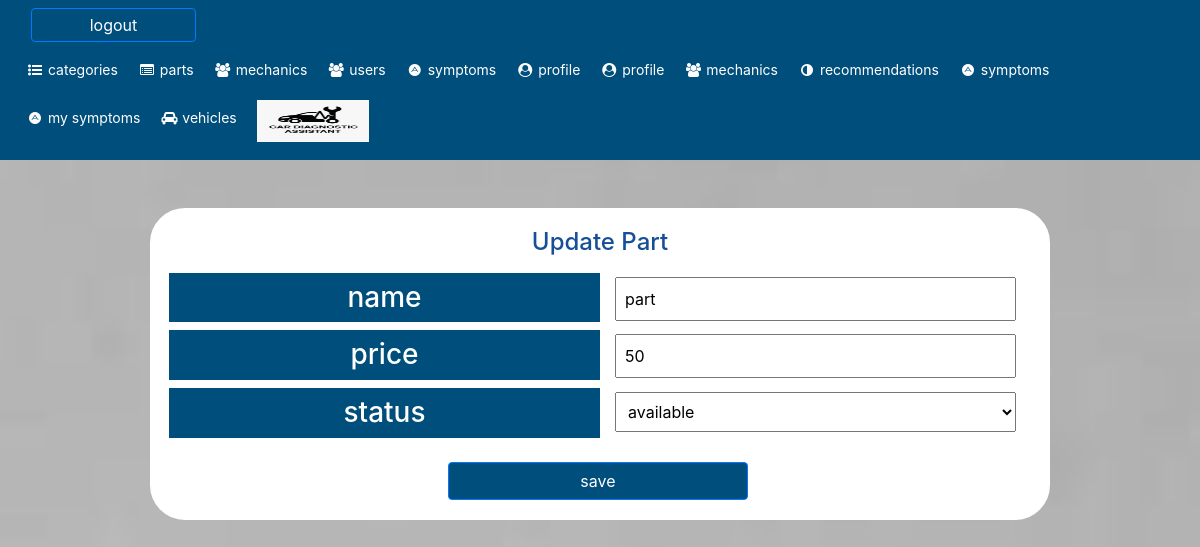
/update_part.php?id=1, run on the app's committed database.
### tables this page shows
CREATE TABLE `parts` (
  `id` int(11) NOT NULL,
  `name` varchar(255) NOT NULL,
  `price` int(11) NOT NULL,
  `availability` int(11) NOT NULL
);

### web/update_part.php (the view, shortened to what this page needs)
<?php
include("conn.php");
$part_id = $_GET['id'];
$sql_part = "SELECT * FROM parts WHERE id = $part_id";
$query_part = mysqli_query($db,$sql_part);
foreach($query_part as $row_part)
{
    $name_ = $row_part['name'];
    $price_ = $row_part['price'];
    $status_ = $row_part['availability'];
}
?>
<html>
<head>
    <link rel="stylesheet" href="https://maxcdn.bootstrapcdn.com/bootstrap/4.5.2/css/bootstrap.min.css">
    <link rel="stylesheet" href="https://cdnjs.cloudflare.com/ajax/libs/font-awesome/4.7.0/css/font-awesome.min.css">
</head>
<body style="background-image: url('images/bg.jpeg');background-size: cover;">
    <div class="form-label-group">
        <?php
        include("header.php");
        ?>
        <div dir="ltr" class="container-fluid w-75 mt-5" style="border-color: #fff;border-style: solid;border-width: 4px;border-radius: 35px;background-color: white;">
            <div class="row justify-content-center mt-3" style="margin: auto">
                <div class="col-6">
                    <h4 style="text-align: center;color:#174f96"> Update Part </h4>
                </div>
            </div>
            <form action="update_part.php?id=<?=$part_id;?>" method="post" enctype="multipart/form-data">
                <div class="row justify-content-center mt-2 mb-2">
                    <div class="col-6 title pt-2">
                        <h3 style="background-color: #004E7C;color: #fff;"> name </h3>
                    </div>
                    <div class="col-6 mt-1">
                        <input name="name" value="<?= $name_; ?>" type="text"    class="w-100 p-2" required>
                    </div>
                </div>
                <div class="row justify-content-center mt-2 mb-2">
                    <div class="col-6 title pt-2">
                        <h3 style="background-color: #004E7C;color: #fff;"> price </h3>
                    </div>
                    <div class="col-6 mt-1">
                        <input name="price" value="<?= $price_; ?>" type="number" min="0"    class="w-100 p-2" required>
                    </div>
                </div>
                <div class="row justify-content-center mt-2 mb-2">
                    <div class="col-6 title pt-2">
                        <h3 style="background-color: #004E7C;color: #fff;"> status </h3>
                    </div>
                    <div class="col-6 mt-1">
                        <select name="status" class="w-100 p-2" required>
                    <option <?php if($status_ == 1) { echo "selected";}?> value="1">available</option>
                    </select>
                    </div>
                </div>
                <div class="row justify-content-center mt-4 mb-2">
                    <div class="col-6">
                        <button type="submit" name="save_btn" id="save_btn" class="w-75 btn btn-primary ml-5">save</button>
                    </div>
                </div>
            </form>
        </div>
</body>
</html>

### web/update_part.php (style rules this page uses)
.title { background: #004E7C; text-align: center; }

### web/header.php (style rules this page uses)
.row { margin-left: 0px !important; margin-right: 0px !important; }
.btn-primary { background: #004E7C !important; }

### data on the page
parts: name "part", price "50", status "available"
